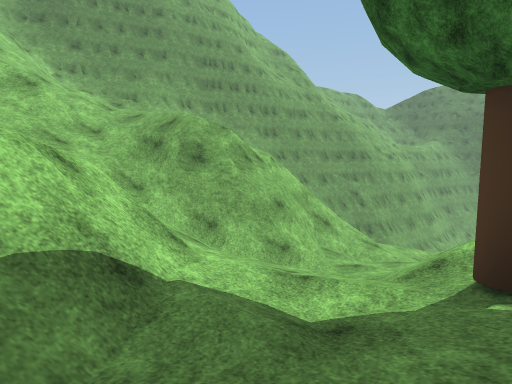
[1] (above)

17 first-person views from a walk through a Unity game level. The camera is 1.3 m above the floor, tilts 6° down and sees 75° across. The floor is counted in squares, 2 m on a side. Each view is taken from the middle of a square. On the plan, view 1 faces up. The plan holds only what a view shows up to about 10 squares ahead; the rest is blank. The place goes on beyond the plan. Some trees and plants on the terrain are drawn as simple stand-ins. The player character is not drawn. Surface patterns are stand-ins for the level's own textures.

[2]
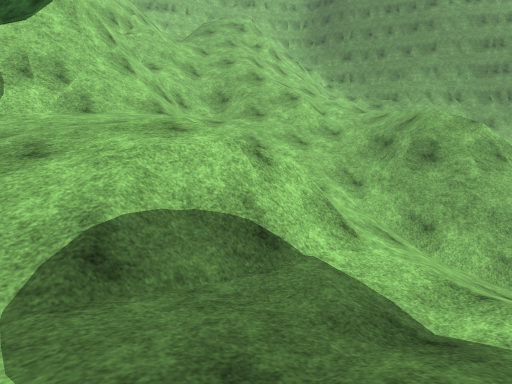

[3]
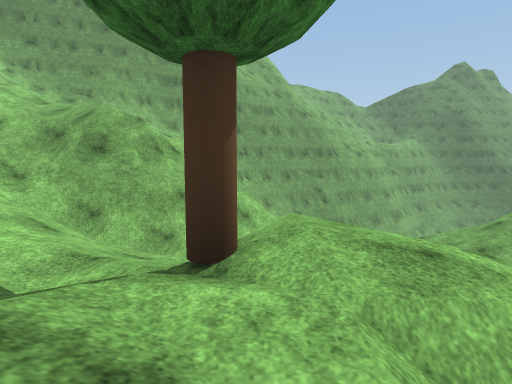

[4]
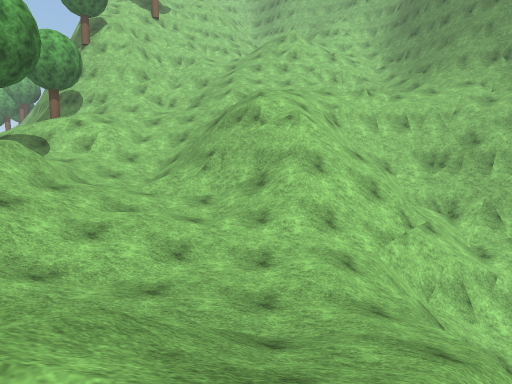

[5]
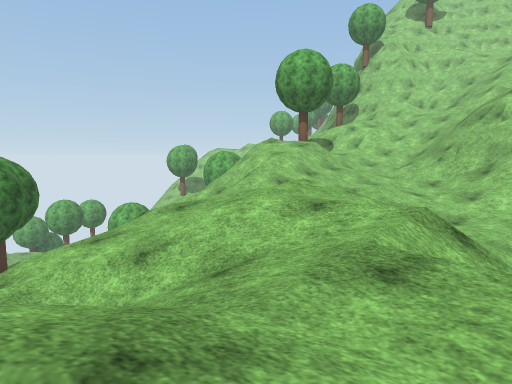

[6]
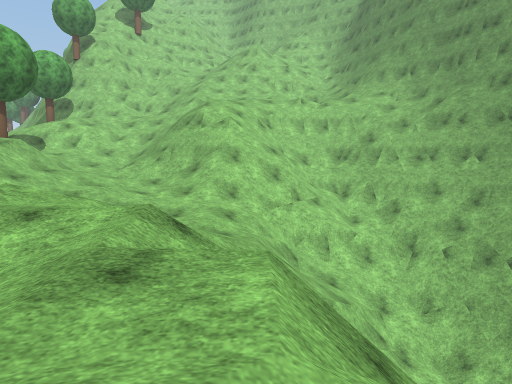

[7]
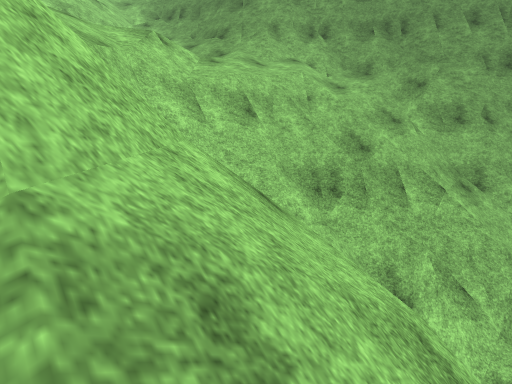

[8]
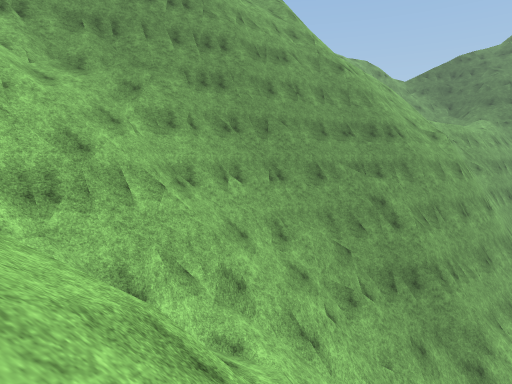

[9]
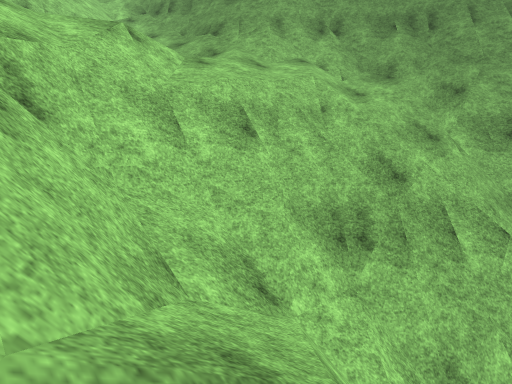

[10]
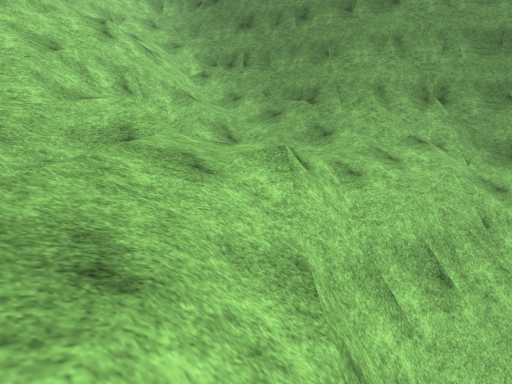

[11]
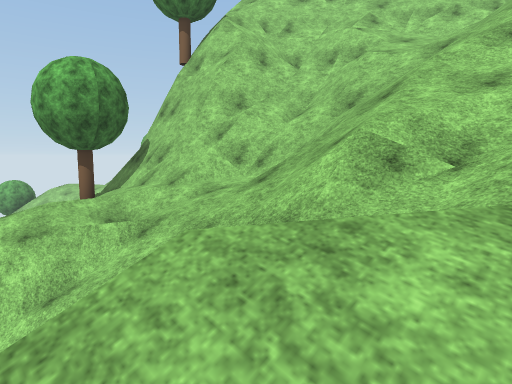

[12]
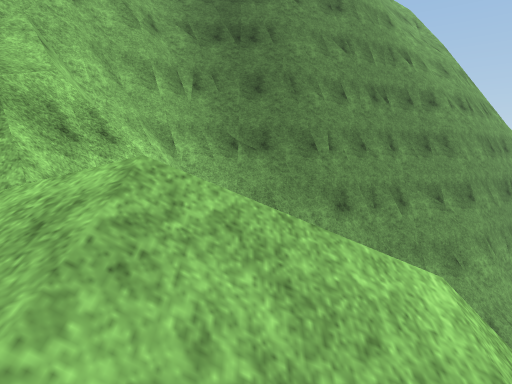

[13]
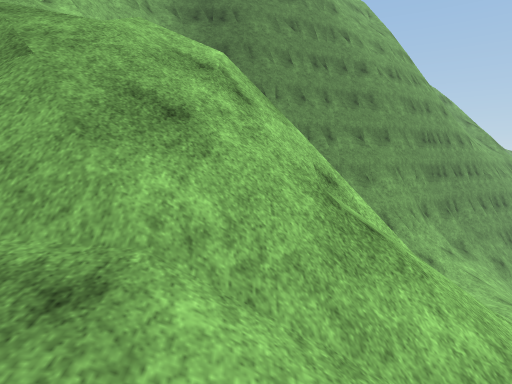

[14]
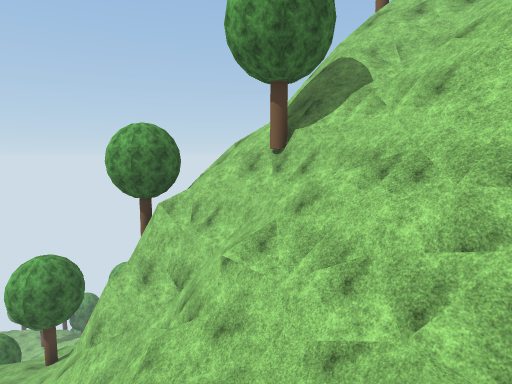

[15]
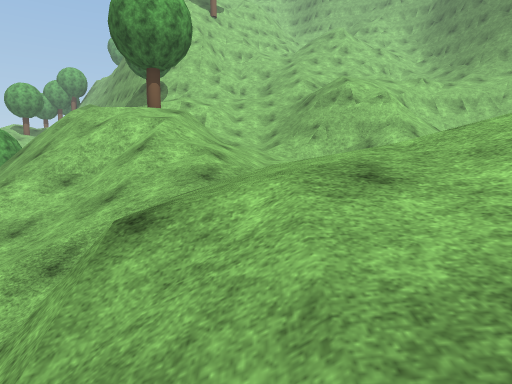

[16]
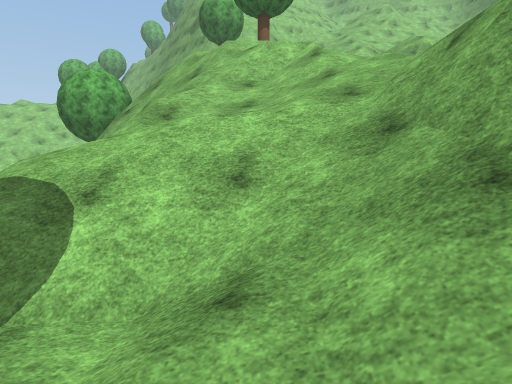

[17]
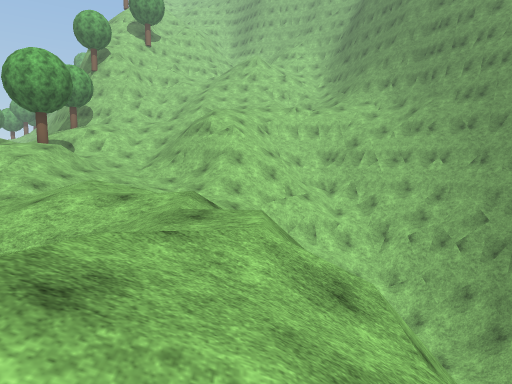

### Floor plan
Key: @ floor where view 1 was taken; # wall or solid block; . main floor; - floor 1.5 m lower than the main floor; : floor 1.75 m higher than the main floor; + floor 3.25 m higher than the main floor; _ floor 4.75 m lower than the main floor; * floor 4.75 m higher than the main floor; < floor 6.25 m lower than the main floor; % floor 6.5 m higher than the main floor; ( floor 8 m lower than the main floor; & floor 8 m higher than the main floor; $ floor 12.75 m higher than the main floor; / step, stairs or slope; = window, fence, low wall or low ledge; ^ raised ledge; v drop or lower ground; O other object.
Columns run from 13 left of view 1 to 14 right of it. Each row starts with its distance up from view 1.
 19                       ##
 18                      ##
 17              ##########
 16         #######=/####=
 15  #########/v+=#=/#=<<<
 14  #/////////#=#==///<(
 13  ##//^//%%/####=//=#
 12 ##//$##/&%=#==#=#//#    v
 11  =  /=/////#====#///   v///
 10   //##//////==/////// v..//.
  9   //=/////////#//...///../:
  8  #=///////%//=#///..//:///
  7  #///////=//#=#/./../////
  6  ##/////////==//.////....
  5   #//#//%/////../////..//
  4   ###=/=//////////:///#/
  3    ####//////++//+///////
  2       ##//%////O+/#//-////
  1        ##/*//+/+/////-//_
  0         #O //@//////////O
 -1                v/=   // O
 -2                  #

Where each view was taken, in squares from view 1:
view 1: 0 up, 0 right, facing up
view 2: 0 up, 1 right, facing up-left
view 3: 0 up, 2 right, facing up
view 4: 8 up, 9 right, facing left
view 5: 10 up, 12 right, facing down-left
view 6: 10 up, 12 right, facing left
view 7: 9 up, 2 right, facing up-left
view 8: 9 up, 2 right, facing up
view 9: 10 up, 1 right, facing up-left
view 10: 9 up, 1 left, facing up-left
view 11: 9 up, 1 left, facing down-left
view 12: 9 up, 10 left, facing up
view 13: 6 up, 9 left, facing up
view 14: 10 up, 10 left, facing down
view 15: 5 up, 11 right, facing left
view 16: 2 up, 12 right, facing left
view 17: 10 up, 14 right, facing left
